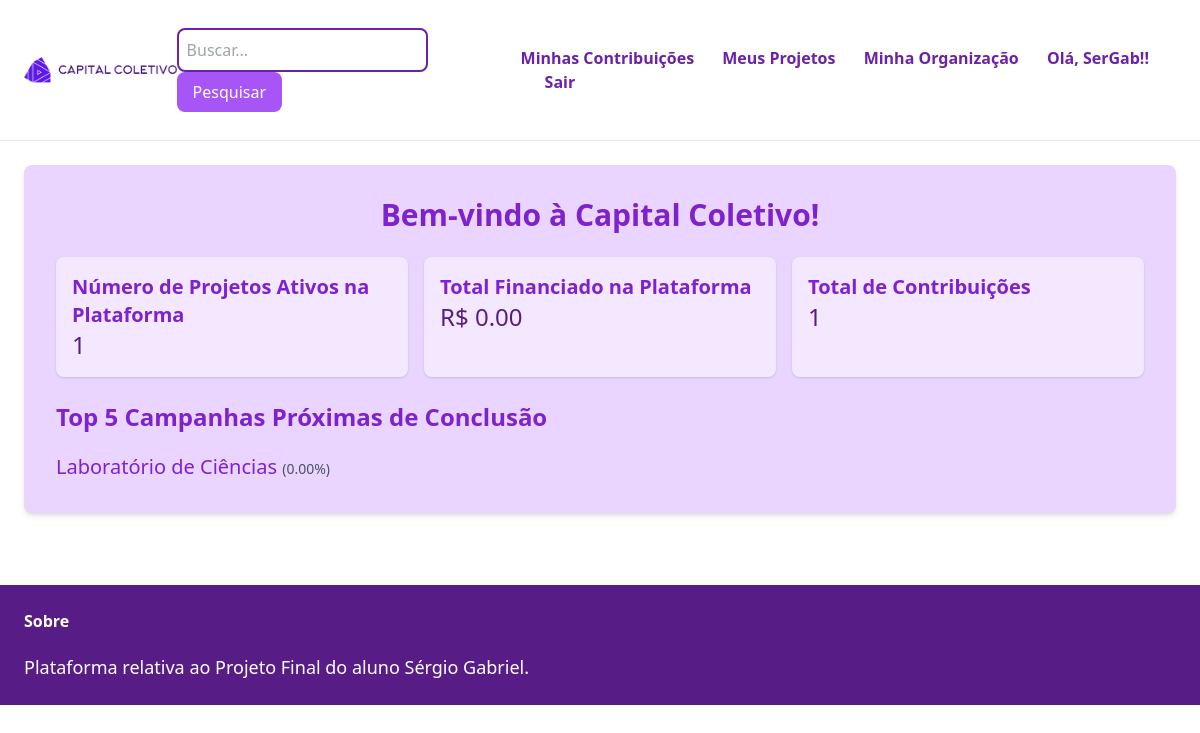
/ (signed in), run on the app's committed database.
### usuarios/models.py (models this page shows, shortened)
class Usuario(AbstractBaseUser, PermissionsMixin):
    email = models.EmailField(blank=True, default='', unique=True)
    nome = models.CharField(max_length=255, blank=True, default='')
    data_nasc = models.DateField(null=True, blank=True)
    imagem_perfil = models.ImageField(upload_to='imagens_perfil/', null=True, blank=True)
    interesses = models.ManyToManyField(Interesse, related_name='usuarios')
    tem_organizacao = models.BooleanField(default=False)
    organizacao_id = models.PositiveIntegerField(null=True, blank=True, default=None)
    is_active = models.BooleanField(default=True)
    is_superuser = models.BooleanField(default=False)
    is_staff = models.BooleanField(default=False)
    data_entrou = models.DateTimeField(default=timezone.now)
    ultimo_login = models.DateField(blank=True, null=True)
    objects = GerenciadorUsuario()
    USERNAME_FIELD = 'email'
    EMAIL_FIELD = 'email'
    REQUIRED_FIELDS = []
    class Meta:
        verbose_name = 'Usuario'
        verbose_name_plural = 'Usuarios'

### campanhas/models.py (models this page shows, shortened)
class Campanha(models.Model):
    ACESSO_IMEDIATO = 'ACESSO_IMEDIATO'
    TUDO_OU_NADA = 'TUDO_OU_NADA'
    MODOS_CHOICES = [
        (ACESSO_IMEDIATO, 'Acesso Imediato'),
        (TUDO_OU_NADA, 'Tudo ou Nada')
    ]
    titulo = models.CharField(max_length=255)
    descricao = models.TextField()
    meta = models.DecimalField(max_digits=10, decimal_places=2)
    data_inicio = models.DateField()
    data_fim = models.DateField()
    arrecadacao_atual = models.DecimalField(max_digits=10, decimal_places=2, default=0)
    modo = models.CharField(max_length=20, choices=MODOS_CHOICES, null=True, blank=True)
    projeto = models.ForeignKey(Projeto, on_delete=models.CASCADE, related_name='campanhas', null=True, blank=True)
    em_andamento = models.BooleanField(default=True)  # True para "Em Andamento", False para "Concluída"
    tipo_crowdfunding = models.ForeignKey('TipoCrowdfunding', on_delete=models.CASCADE, related_name='campanhas')
    def percentual_arrecadado(self):
        if self.meta > 0:
            return (self.arrecadacao_atual / self.meta) * 100
        return 0

### usuarios/views.py (the view)
# urls.py: path('', views.inicial, name='inicial'),
def inicial(request):
    organizacao_criada = tem_organizacao(request)
    total_projetos = Projeto.objects.count()
    total_financiado = Campanha.objects.aggregate(Sum('arrecadacao_atual'))['arrecadacao_atual__sum'] or 0
    total_contribuicoes = ContribuicaoFinanceira.objects.count()
    campanhas = Campanha.objects.filter(em_andamento=True)
    campanhas = sorted(campanhas, key=lambda c: c.percentual_arrecadado(), reverse=True)
    top_campanhas = campanhas[:5]
    top_crowds_links = []
    tipo = 0
    crowd_id = 0
    for campanha in top_campanhas:
        if campanha.tipo_crowdfunding.tipo == 'DOACAO':
            temp_campanha = get_object_or_404(Campanha, pk=campanha.id)
            temp_crowd = Doacao.objects.filter(campanha=temp_campanha).first()
            crowd_id = temp_crowd.id
            tipo = 1
        elif campanha.tipo_crowdfunding.tipo == 'RECOMPENSA':
            temp_campanha = get_object_or_404(Campanha, pk=campanha.id)
            temp_crowd = Recompensa.objects.filter(campanha=temp_campanha).first()
            crowd_id = temp_crowd.id
            tipo = 2
        elif campanha.tipo_crowdfunding.tipo == 'EMPRESTIMO':
            temp_campanha = get_object_or_404(Campanha, pk=campanha.id)
            temp_crowd = Emprestimo.objects.filter(campanha=temp_campanha).first()
            crowd_id = temp_crowd.id
            tipo = 3
        lista_crowd = [tipo, crowd_id]
        top_crowds_links.append(lista_crowd)
    listas_zip = zip(top_campanhas, top_crowds_links)
    return render(request, 'usuarios/1_Inicial_CC.html', {
        'titulo': 'Inicial',
        'organizacao_criada_pk': organizacao_criada.pk if organizacao_criada else None,
        'total_projetos': total_projetos,
        'total_financiado': total_financiado,
        'total_contribuicoes': total_contribuicoes,
        'listas_zip': listas_zip,
    })

### usuarios/views.py (called while the page is built)
def tem_organizacao(request):
    organizacao_criada = None
    if request.user.is_authenticated:
        organizacao_criada = OrganizacaoCaptadora.objects.filter(criador=request.user).first()
    return organizacao_criada

### usuarios/templates/usuarios/1_Inicial_CC.html (shortened to what this page needs)
{% extends 'usuarios/base.html' %}
{% block conteudo %}
<div class="mb-12 text-2xl bg-purple-200 p-8 rounded-lg shadow-md">
    <div class="text-center mb-6">
        <h1 class="text-3xl font-bold text-purple-700">Bem-vindo à Capital Coletivo!</h1>
    </div>
    <div class="grid grid-cols-1 md:grid-cols-3 gap-4 mb-6">
        <div class="bg-purple-100 p-4 rounded-lg shadow">
            <h2 class="text-xl font-semibold text-purple-700">Número de Projetos Ativos na Plataforma</h2>
            <p class="text-2xl text-purple-900">{{ total_projetos }}</p>
        </div>
        <div class="bg-purple-100 p-4 rounded-lg shadow">
            <h2 class="text-xl font-semibold text-purple-700">Total Financiado na Plataforma</h2>
            <p class="text-2xl text-purple-900">R$ {{ total_financiado|floatformat:2 }}</p>
        </div>
        <div class="bg-purple-100 p-4 rounded-lg shadow">
            <h2 class="text-xl font-semibold text-purple-700">Total de Contribuições</h2>
            <p class="text-2xl text-purple-900">{{ total_contribuicoes }}</p>
        </div>
    </div>
    <div class="mt-6">
        <h2 class="text-2xl font-bold text-purple-700 mb-4">Top 5 Campanhas Próximas de Conclusão</h2>
        <ul class="space-y-4">
            {% for campanha, crowd in listas_zip %}
                <li>
                    <a href="{% url 'campanhas:principal_camp' crowd.0 crowd.1 %}" class="text-xl text-purple-700 hover:text-purple-900 hover:underline">
                        {{ campanha.titulo }}
                    </a>
                    <span class="text-sm text-gray-600">({{ campanha.percentual_arrecadado|floatformat:2 }}%)</span>
                </li>
            {% endfor %}
        </ul>
    </div>
</div>
{% endblock %}

### usuarios/templates/usuarios/base.html (shortened to what this page needs)
<!DOCTYPE html>
<html>
    <head>
        <script src="https://cdn.tailwindcss.com"></script>
    </head>
    <body>
        <nav class="py-6 px-6 flex justify-between items-center border-b border-gray-200">
            <a href="/">
                <img src="/Imagens/Logo_e_Nome.PNG" class="w-40 h-30">
            </a>
            <div class="flex space-x-4">
                <form method="get" class="py-1" action="{% url 'navegacao:resultado_pesquisa' %}">
                    <input name="query" type="text" placeholder="Buscar..." class="border-2 border-purple-800 p-2 rounded-lg outline-none focus:ring-2 focus:ring-purple-600">
                    <button class="bg-purple-500 text-white px-4 py-2 rounded-lg hover:bg-purple-900 focus:outline-none focus:ring-2 focus:ring-purple-600">
                        Pesquisar
                    </button>
                </form>
            </div>
            <div class="space-x-6">
                {% if request.user.is_authenticated %}
                        <a href="{% url 'contribuicoes:minhas_contribs' %}" class="py-3 text-purple-800 font-semibold hover:text-purple-800">Minhas Contribuições</a>
                        <a href="{% url 'projetos:meus_projetos' %}" class="py-3 text-purple-800 font-semibold hover:text-purple-800">Meus Projetos</a>
                        {% if user.tem_organizacao %}
                            <a href="{% url 'organizacoes:gerencia_org' user.organizacao_id %}" class="py-3 text-purple-800 font-semibold hover:text-purple-800">Minha Organização</a>
                        {% else %}
                            <a href="{% url 'organizacoes:form_solicita' %}" class="py-3 text-purple-800 font-semibold hover:text-purple-800">Crie uma Organização</a>
                        {% endif %}
                        <span class="py-3 text-purple-800  font-bold">Olá, {{ user.nome }}!!</span>
                        <a href="{% url 'usuarios:logout_conta' %}" class="text-purple-800 font-semibold hover:text-purple-800">Sair</a>
                {% else %}
                        <a href="{% url 'usuarios:criar_conta' %}" class="py-3 text-lg font-semibold bg-purple-800 text-white rounded-xl hover:bg-purple-700">Criar Conta!</a>
                        <a href="{% url 'usuarios:login_conta' %}" class="py-3 text-lg font-semibold bg-purple-800 text-white rounded-xl hover:bg-purple-700">Entrar</a>
                {% endif %}
            </div>
        </nav>
        <div class="px-6 py-6">
            {% block conteudo %}
            {% endblock %}
        </div>
        <footer class="py-6 px-6 flex justify-between bg-purple-900">
            <div class="w-2/3 pr-10">
                <h3 class="mb-5 font-semibold text-white">Sobre</h3>
                <p class="text-lg text-white">Plataforma relativa ao Projeto Final do aluno Sérgio Gabriel.</p>
            </div>
        </footer>
    </body>
</html>

### data on the page
Usuario: nome "SerGab"
Campanha: titulo "Laboratório de Ciências", percentual_arrecadado "0.00"

### other printed values
{{ total_projetos }} "1"
{{ total_financiado|floatformat:2 }} "0.00"
{{ total_contribuicoes }} "1"
